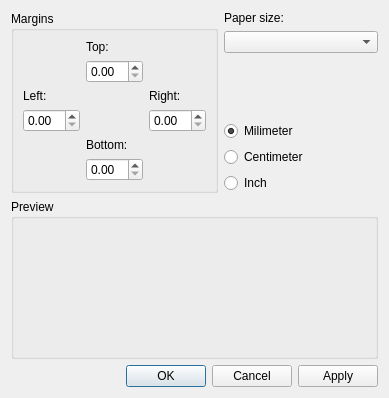
<?xml version="1.0" encoding="UTF-8"?>
<ui version="4.0">
 <class>QReportPropertyPageText</class>
 <widget class="QWidget" name="QReportPropertyPageText">
  <property name="geometry">
   <rect>
    <x>0</x>
    <y>0</y>
    <width>389</width>
    <height>387</height>
   </rect>
  </property>
  <property name="windowTitle">
   <string>Form</string>
  </property>
  <layout class="QGridLayout" name="gridLayout_2">
   <item row="0" column="0">
    <widget class="QGroupBox" name="groupBox">
     <property name="title">
      <string>Margins</string>
     </property>
     <layout class="QGridLayout" name="gridLayout">
      <item row="0" column="1">
       <widget class="QLabel" name="label">
        <property name="text">
         <string>Top:</string>
        </property>
       </widget>
      </item>
      <item row="2" column="0">
       <widget class="QLabel" name="label_3">
        <property name="text">
         <string>Left:</string>
        </property>
       </widget>
      </item>
      <item row="2" column="2">
       <widget class="QLabel" name="label_2">
        <property name="text">
         <string>Right:</string>
        </property>
       </widget>
      </item>
      <item row="4" column="1">
       <widget class="QLabel" name="label_4">
        <property name="text">
         <string>Bottom:</string>
        </property>
       </widget>
      </item>
      <item row="3" column="2">
       <widget class="QDoubleSpinBox" name="doubleSpinBox_2"/>
      </item>
      <item row="5" column="1">
       <widget class="QDoubleSpinBox" name="doubleSpinBox_4"/>
      </item>
      <item row="1" column="1">
       <widget class="QDoubleSpinBox" name="doubleSpinBox"/>
      </item>
      <item row="3" column="0">
       <widget class="QDoubleSpinBox" name="doubleSpinBox_3">
        <property name="prefix">
         <string comment="in" extracomment="s"/>
        </property>
       </widget>
      </item>
     </layout>
    </widget>
   </item>
   <item row="0" column="1">
    <layout class="QVBoxLayout" name="verticalLayout">
     <item>
      <widget class="QLabel" name="label_5">
       <property name="text">
        <string>Paper size:</string>
       </property>
      </widget>
     </item>
     <item>
      <widget class="QComboBox" name="comboBoxPageSizes"/>
     </item>
     <item>
      <spacer name="verticalSpacer">
       <property name="orientation">
        <enum>Qt::Vertical</enum>
       </property>
       <property name="sizeHint" stdset="0">
        <size>
         <width>20</width>
         <height>40</height>
        </size>
       </property>
      </spacer>
     </item>
     <item>
      <widget class="QRadioButton" name="radioButton">
       <property name="text">
        <string>Milimeter</string>
       </property>
       <property name="checked">
        <bool>true</bool>
       </property>
      </widget>
     </item>
     <item>
      <widget class="QRadioButton" name="radioButton_2">
       <property name="text">
        <string>Centimeter</string>
       </property>
      </widget>
     </item>
     <item>
      <widget class="QRadioButton" name="radioButton_3">
       <property name="text">
        <string>Inch</string>
       </property>
      </widget>
     </item>
    </layout>
   </item>
   <item row="1" column="0" colspan="2">
    <widget class="QGroupBox" name="groupBox_2">
     <property name="minimumSize">
      <size>
       <width>0</width>
       <height>160</height>
      </size>
     </property>
     <property name="title">
      <string>Preview</string>
     </property>
    </widget>
   </item>
   <item row="2" column="0" colspan="2">
    <widget class="QDialogButtonBox" name="buttonBox">
     <property name="orientation">
      <enum>Qt::Horizontal</enum>
     </property>
     <property name="standardButtons">
      <set>QDialogButtonBox::Apply|QDialogButtonBox::Cancel|QDialogButtonBox::Ok</set>
     </property>
     <property name="centerButtons">
      <bool>false</bool>
     </property>
    </widget>
   </item>
  </layout>
 </widget>
 <resources/>
 <connections/>
</ui>
